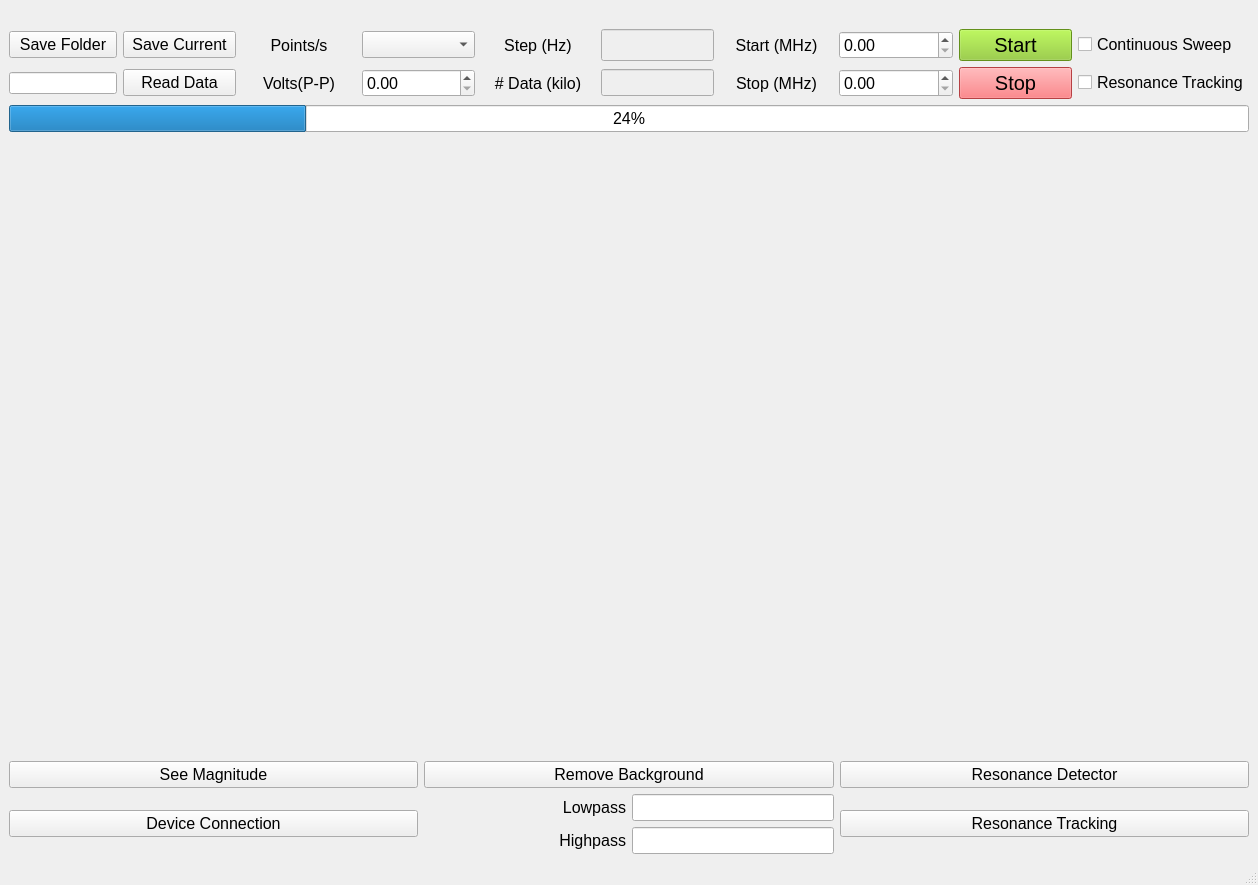
<?xml version="1.0" encoding="UTF-8"?>
<ui version="4.0">
 <class>MainWindow</class>
 <widget class="QMainWindow" name="MainWindow">
  <property name="geometry">
   <rect>
    <x>0</x>
    <y>0</y>
    <width>1258</width>
    <height>885</height>
   </rect>
  </property>
  <property name="sizePolicy">
   <sizepolicy hsizetype="Minimum" vsizetype="Minimum">
    <horstretch>0</horstretch>
    <verstretch>0</verstretch>
   </sizepolicy>
  </property>
  <property name="windowTitle">
   <string>MainWindow</string>
  </property>
  <property name="styleSheet">
   <string notr="true"/>
  </property>
  <widget class="QWidget" name="central_widget">
   <property name="sizePolicy">
    <sizepolicy hsizetype="Preferred" vsizetype="Preferred">
     <horstretch>0</horstretch>
     <verstretch>0</verstretch>
    </sizepolicy>
   </property>
   <property name="styleSheet">
    <string notr="true"/>
   </property>
   <layout class="QVBoxLayout" name="verticalLayout">
    <item>
     <layout class="QGridLayout" name="gridLayout">
      <item row="1" column="11">
       <widget class="QCheckBox" name="continuousSweepBox">
        <property name="font">
         <font>
          <pointsize>12</pointsize>
         </font>
        </property>
        <property name="text">
         <string>Continuous Sweep</string>
        </property>
       </widget>
      </item>
      <item row="7" column="5">
       <widget class="QDoubleSpinBox" name="voltageValue">
        <property name="font">
         <font>
          <pointsize>12</pointsize>
         </font>
        </property>
       </widget>
      </item>
      <item row="7" column="9">
       <widget class="QDoubleSpinBox" name="stopFreqValue">
        <property name="font">
         <font>
          <pointsize>12</pointsize>
         </font>
        </property>
        <property name="singleStep">
         <double>0.100000000000000</double>
        </property>
       </widget>
      </item>
      <item row="1" column="5">
       <widget class="QComboBox" name="rateValue">
        <property name="font">
         <font>
          <pointsize>12</pointsize>
         </font>
        </property>
        <property name="styleSheet">
         <string notr="true"/>
        </property>
       </widget>
      </item>
      <item row="7" column="4">
       <widget class="QLabel" name="voltageLabel">
        <property name="font">
         <font>
          <pointsize>12</pointsize>
         </font>
        </property>
        <property name="styleSheet">
         <string notr="true"/>
        </property>
        <property name="text">
         <string>Volts(P-P)</string>
        </property>
        <property name="alignment">
         <set>Qt::AlignCenter</set>
        </property>
       </widget>
      </item>
      <item row="1" column="10">
       <widget class="QPushButton" name="startButton">
        <property name="font">
         <font>
          <pointsize>-1</pointsize>
         </font>
        </property>
        <property name="styleSheet">
         <string notr="true">font-size: 20px;background-color: #8ac926</string>
        </property>
        <property name="text">
         <string>Start</string>
        </property>
       </widget>
      </item>
      <item row="7" column="6">
       <widget class="QLabel" name="pointLabel">
        <property name="font">
         <font>
          <pointsize>12</pointsize>
         </font>
        </property>
        <property name="styleSheet">
         <string notr="true"/>
        </property>
        <property name="text">
         <string># Data (kilo)</string>
        </property>
        <property name="alignment">
         <set>Qt::AlignCenter</set>
        </property>
       </widget>
      </item>
      <item row="0" column="6">
       <spacer name="verticalSpacer">
        <property name="orientation">
         <enum>Qt::Vertical</enum>
        </property>
        <property name="sizeType">
         <enum>QSizePolicy::Fixed</enum>
        </property>
        <property name="sizeHint" stdset="0">
         <size>
          <width>20</width>
          <height>20</height>
         </size>
        </property>
       </spacer>
      </item>
      <item row="1" column="6">
       <widget class="QLabel" name="stepLabel">
        <property name="font">
         <font>
          <pointsize>12</pointsize>
         </font>
        </property>
        <property name="styleSheet">
         <string notr="true"/>
        </property>
        <property name="text">
         <string>Step (Hz)</string>
        </property>
        <property name="alignment">
         <set>Qt::AlignCenter</set>
        </property>
       </widget>
      </item>
      <item row="7" column="10">
       <widget class="QPushButton" name="stopButton">
        <property name="styleSheet">
         <string notr="true">font-size: 20px;background-color:#ff595e</string>
        </property>
        <property name="text">
         <string>Stop</string>
        </property>
       </widget>
      </item>
      <item row="1" column="7">
       <widget class="QLineEdit" name="stepValue">
        <property name="enabled">
         <bool>false</bool>
        </property>
        <property name="sizePolicy">
         <sizepolicy hsizetype="Ignored" vsizetype="Ignored">
          <horstretch>0</horstretch>
          <verstretch>0</verstretch>
         </sizepolicy>
        </property>
        <property name="font">
         <font>
          <pointsize>12</pointsize>
         </font>
        </property>
        <property name="styleSheet">
         <string notr="true"/>
        </property>
       </widget>
      </item>
      <item row="7" column="7">
       <widget class="QLineEdit" name="pointValue">
        <property name="enabled">
         <bool>false</bool>
        </property>
        <property name="sizePolicy">
         <sizepolicy hsizetype="Ignored" vsizetype="Fixed">
          <horstretch>0</horstretch>
          <verstretch>0</verstretch>
         </sizepolicy>
        </property>
        <property name="font">
         <font>
          <pointsize>12</pointsize>
         </font>
        </property>
        <property name="styleSheet">
         <string notr="true"/>
        </property>
       </widget>
      </item>
      <item row="7" column="3">
       <widget class="QPushButton" name="readDatButton">
        <property name="font">
         <font>
          <pointsize>12</pointsize>
         </font>
        </property>
        <property name="styleSheet">
         <string notr="true"/>
        </property>
        <property name="text">
         <string>Read Data</string>
        </property>
       </widget>
      </item>
      <item row="1" column="4">
       <widget class="QLabel" name="rateLabel">
        <property name="font">
         <font>
          <pointsize>12</pointsize>
         </font>
        </property>
        <property name="styleSheet">
         <string notr="true"/>
        </property>
        <property name="text">
         <string>Points/s</string>
        </property>
        <property name="alignment">
         <set>Qt::AlignCenter</set>
        </property>
       </widget>
      </item>
      <item row="1" column="8">
       <widget class="QLabel" name="startFreqLabel">
        <property name="font">
         <font>
          <pointsize>12</pointsize>
         </font>
        </property>
        <property name="styleSheet">
         <string notr="true"/>
        </property>
        <property name="text">
         <string>Start (MHz)</string>
        </property>
        <property name="alignment">
         <set>Qt::AlignCenter</set>
        </property>
       </widget>
      </item>
      <item row="1" column="9">
       <widget class="QDoubleSpinBox" name="startFreqValue">
        <property name="font">
         <font>
          <pointsize>12</pointsize>
         </font>
        </property>
        <property name="singleStep">
         <double>0.100000000000000</double>
        </property>
       </widget>
      </item>
      <item row="7" column="11">
       <widget class="QCheckBox" name="resonanceTrackingBox">
        <property name="font">
         <font>
          <pointsize>12</pointsize>
         </font>
        </property>
        <property name="text">
         <string>Resonance Tracking</string>
        </property>
       </widget>
      </item>
      <item row="7" column="8">
       <widget class="QLabel" name="stopFreqLabel">
        <property name="font">
         <font>
          <pointsize>12</pointsize>
         </font>
        </property>
        <property name="styleSheet">
         <string notr="true"/>
        </property>
        <property name="text">
         <string>Stop (MHz)</string>
        </property>
        <property name="alignment">
         <set>Qt::AlignCenter</set>
        </property>
       </widget>
      </item>
      <item row="7" column="2">
       <widget class="QLineEdit" name="saveDirLine">
        <property name="sizePolicy">
         <sizepolicy hsizetype="Fixed" vsizetype="Fixed">
          <horstretch>0</horstretch>
          <verstretch>0</verstretch>
         </sizepolicy>
        </property>
        <property name="font">
         <font>
          <pointsize>8</pointsize>
         </font>
        </property>
       </widget>
      </item>
      <item row="1" column="3">
       <widget class="QPushButton" name="saveCurrentButton">
        <property name="font">
         <font>
          <pointsize>12</pointsize>
         </font>
        </property>
        <property name="text">
         <string>Save Current</string>
        </property>
       </widget>
      </item>
      <item row="1" column="2">
       <widget class="QPushButton" name="saveDirButton">
        <property name="font">
         <font>
          <pointsize>12</pointsize>
         </font>
        </property>
        <property name="styleSheet">
         <string notr="true"/>
        </property>
        <property name="text">
         <string>Save Folder</string>
        </property>
       </widget>
      </item>
     </layout>
    </item>
    <item>
     <widget class="QProgressBar" name="progressBar">
      <property name="font">
       <font>
        <pointsize>12</pointsize>
       </font>
      </property>
      <property name="value">
       <number>24</number>
      </property>
     </widget>
    </item>
    <item>
     <widget class="QWidget" name="plot_widget" native="true">
      <property name="enabled">
       <bool>true</bool>
      </property>
     </widget>
    </item>
    <item>
     <layout class="QGridLayout" name="gridLayout_2">
      <item row="2" column="2">
       <widget class="QPushButton" name="resonanceTrackingButton">
        <property name="font">
         <font>
          <pointsize>12</pointsize>
         </font>
        </property>
        <property name="text">
         <string>Resonance Tracking</string>
        </property>
       </widget>
      </item>
      <item row="0" column="1">
       <widget class="QPushButton" name="filterButton">
        <property name="font">
         <font>
          <pointsize>12</pointsize>
         </font>
        </property>
        <property name="styleSheet">
         <string notr="true"/>
        </property>
        <property name="text">
         <string>Remove Background</string>
        </property>
       </widget>
      </item>
      <item row="2" column="1">
       <layout class="QGridLayout" name="gridLayout_3">
        <item row="1" column="1">
         <widget class="QLineEdit" name="hpFilterValue">
          <property name="sizePolicy">
           <sizepolicy hsizetype="Minimum" vsizetype="Minimum">
            <horstretch>0</horstretch>
            <verstretch>0</verstretch>
           </sizepolicy>
          </property>
          <property name="font">
           <font>
            <pointsize>12</pointsize>
           </font>
          </property>
          <property name="styleSheet">
           <string notr="true"/>
          </property>
         </widget>
        </item>
        <item row="0" column="1">
         <widget class="QLineEdit" name="lpFilterValue">
          <property name="sizePolicy">
           <sizepolicy hsizetype="Minimum" vsizetype="Minimum">
            <horstretch>0</horstretch>
            <verstretch>0</verstretch>
           </sizepolicy>
          </property>
          <property name="font">
           <font>
            <pointsize>12</pointsize>
           </font>
          </property>
          <property name="styleSheet">
           <string notr="true"/>
          </property>
         </widget>
        </item>
        <item row="0" column="0">
         <widget class="QLabel" name="label">
          <property name="font">
           <font>
            <pointsize>12</pointsize>
           </font>
          </property>
          <property name="layoutDirection">
           <enum>Qt::LeftToRight</enum>
          </property>
          <property name="text">
           <string>Lowpass</string>
          </property>
          <property name="alignment">
           <set>Qt::AlignRight|Qt::AlignTrailing|Qt::AlignVCenter</set>
          </property>
         </widget>
        </item>
        <item row="1" column="0">
         <widget class="QLabel" name="label_2">
          <property name="font">
           <font>
            <pointsize>12</pointsize>
           </font>
          </property>
          <property name="text">
           <string>Highpass</string>
          </property>
          <property name="alignment">
           <set>Qt::AlignRight|Qt::AlignTrailing|Qt::AlignVCenter</set>
          </property>
         </widget>
        </item>
       </layout>
      </item>
      <item row="0" column="0">
       <widget class="QPushButton" name="plotButton">
        <property name="font">
         <font>
          <pointsize>12</pointsize>
         </font>
        </property>
        <property name="styleSheet">
         <string notr="true"/>
        </property>
        <property name="text">
         <string>See Magnitude</string>
        </property>
       </widget>
      </item>
      <item row="0" column="2">
       <widget class="QPushButton" name="resonanceDetectorButton">
        <property name="font">
         <font>
          <pointsize>12</pointsize>
         </font>
        </property>
        <property name="text">
         <string>Resonance Detector</string>
        </property>
       </widget>
      </item>
      <item row="2" column="0">
       <widget class="QPushButton" name="deviceConnectionButton">
        <property name="font">
         <font>
          <pointsize>12</pointsize>
         </font>
        </property>
        <property name="text">
         <string>Device Connection</string>
        </property>
       </widget>
      </item>
     </layout>
    </item>
   </layout>
  </widget>
  <widget class="QStatusBar" name="statusbar"/>
 </widget>
 <resources/>
 <connections/>
</ui>
